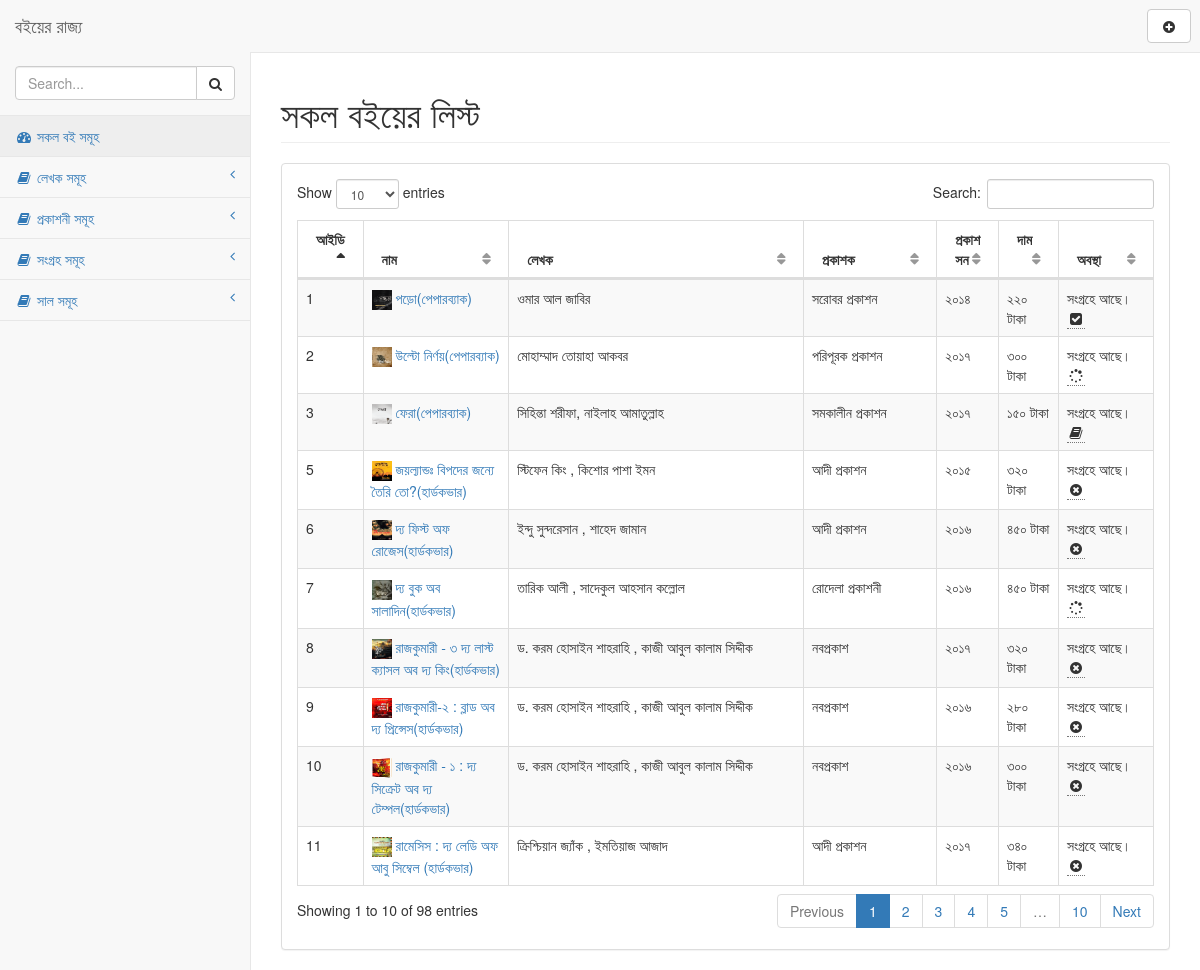
The app's page /allbooks.php, older data.
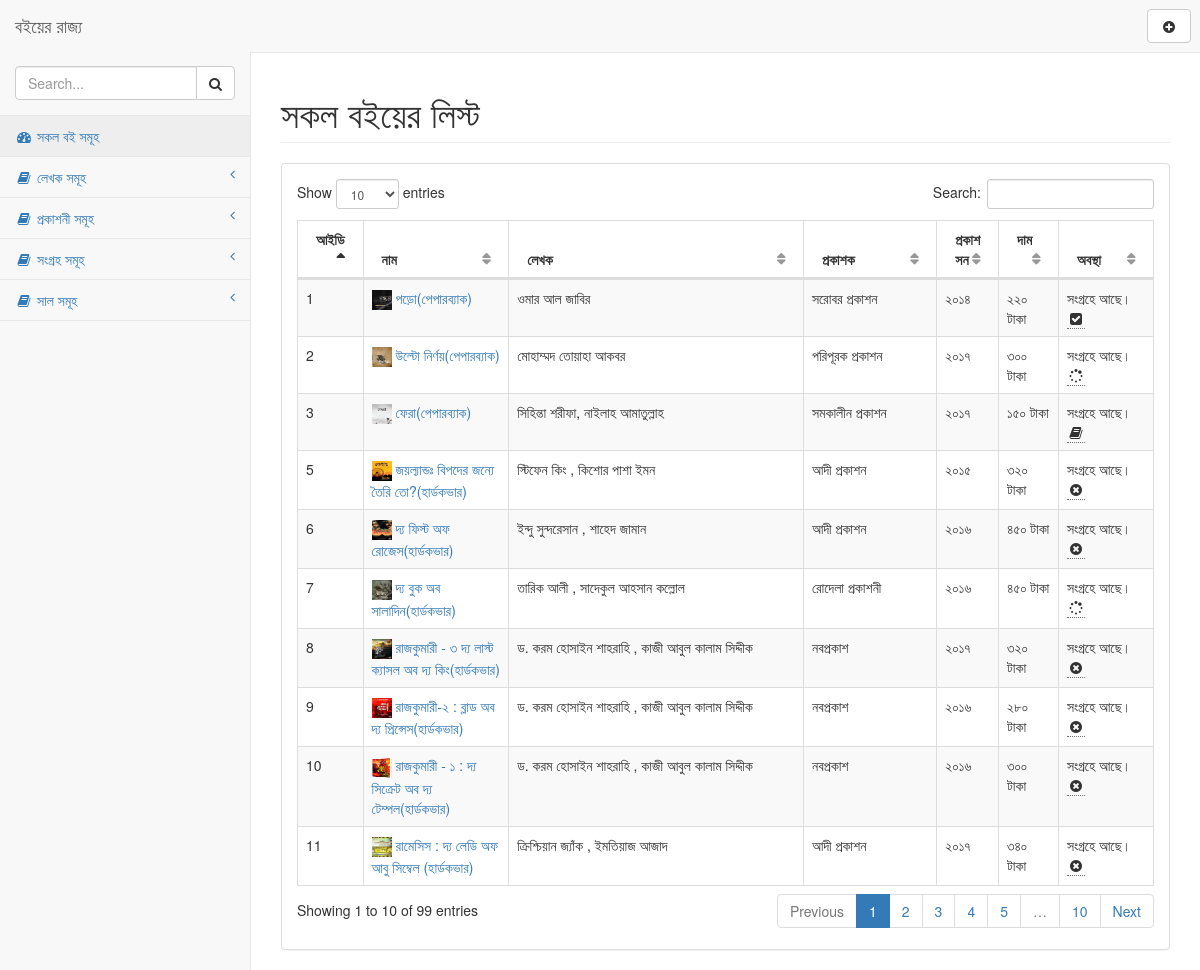
The same page, newer data.
### tables this page shows
CREATE TABLE `tbl_books` (
  `id` int(11) NOT NULL,
  `name` varchar(200) NOT NULL,
  `author` varchar(200) NOT NULL,
  `page` varchar(100) NOT NULL,
  `publisher` varchar(200) NOT NULL,
  `preview` varchar(300) NOT NULL,
  `year` varchar(4) NOT NULL,
  `price` varchar(4) NOT NULL,
  `discount` varchar(5) NOT NULL,
  `status` tinyint(4) NOT NULL DEFAULT 0,
  `buy_link` varchar(500) NOT NULL DEFAULT 'http://',
  `process` tinyint(4) NOT NULL DEFAULT 0,
  `review` text NOT NULL,
  `tags` varchar(300) NOT NULL,
  `buy_priority` tinyint(4) NOT NULL DEFAULT 0,
  `reading` varchar(111) NOT NULL DEFAULT '0',
  `created` varchar(40) NOT NULL DEFAULT '0',
  `updated` varchar(40) NOT NULL DEFAULT '0',
  `created_day` datetime NOT NULL DEFAULT current_timestamp()
);

### database/Database.php (called while the page is built, shortened)
<?php
class Database
{
    private $hostdb = "localhost";
    private $userdb = "root";
    private $passdb = "root";
    private $dbname = "db_ibooks";
    private $pdo;
    public function __construct()
    {
        if (!isset($this->pdo)) {
            try {
                $link = new PDO("mysql:host=" . $this->hostdb . ";dbname=" . $this->dbname, $this->userdb, $this->passdb);
                $link->setAttribute(PDO::ATTR_ERRMODE, PDO::ERRMODE_EXCEPTION);
                $link->exec("SET CHARACTER SET utf8");
                $this->pdo = $link;
            } catch (PDOException $e) {
                die("Faild to Connect with Database" . $e->getMessage());
            }
        }
    }
    public function select($table, $data = array())
    {
        $sql = "SELECT ";
        $sql .= array_key_exists("select", $data) ? $data['select'] : '*';
        $sql .= ' FROM ' . $table;
        if (array_key_exists("order_by", $data)) {
            $sql .= ' ORDER BY ' . $data['order_by'];
        }
        $query = $this->pdo->prepare($sql);
        $query->execute();
        if (array_key_exists("return_type", $data)) {
            switch ($data['return_type']) {
                case 'count':
                    $value = $query->rowCount();
                    break;
                case 'single':
                    $value = $query->fetch(PDO::FETCH_ASSOC);
                    break;
                default:
                    break;
            }
        } else {
            if ($query->rowCount() > 0) {
                $value = $query->fetchAll();
            }
        }
        return !empty($value) ? $value : false;
    }
}
?>

### allbooks.php (the view, shortened to what the changed rows need)
<?php include "./database/Database.php"; ?>
<?php include "./inc/header.php"; ?>
<div id="page-wrapper">
    <div class="row">
        <div class="col-lg-12">
            <h1 class="page-header">সকল বইয়ের লিস্ট</h1>
    </div>
</div>
<div class="row">
    <div class="col-lg-12">
        <div class="panel panel-default">
            <div class="panel-body">
                <table width="100%" class="table table-striped table-bordered table-hover" id="dataTables-example">
                    <thead>
                        <tr>
                            <th width="5%">
                                <b>আইডি</b>
                            </th>
                            <th>
                                <b>নাম</b>
                            </th>
                            <th>
                                <b>লেখক</b>
                            </th>
                            <th>
                                <b>প্রকাশক</b>
                            </th>
                            <th width="5%">
                                <b>প্রকাশ সন</b>
                            </th>
                            <th>
                                <b>দাম</b>
                            </th>
                            <th>
                                <b>অবস্থা</b>
                            </th>
                        </tr>
                    </thead>
                    <tbody>
                        <?php
                            $db = new Database();
                            $table = "tbl_books";
                            $order_by = array('order_by' => 'id DESC');
                            $bookData = $db->select($table, $order_by);
                            if (!empty($bookData)) {
                                foreach ($bookData as $data) {
                        ?>
                            <?php
                        $oddeven = $data['id'];
                        if($oddeven%2 == 0){
                            $class = "odd gradeX";
                        } else {
                            $class = "even gradeC";
                        }
                        ?>
                                <tr class="<?php echo $class; ?>">
                                    <td width="05%">
                                        <?php echo $data['id']; ?>
                                    </td>
                                    <td>
                                        <a href="book_details.php?id=<?php echo $data['id']; ?>"><img src="covers/<?php echo $data['preview']; ?>" alt="" height="20px" width="20px">
                                            <?php echo $data['name']; ?>
                                        </a>
                                    </td>
                                    <td>
                                        <?php echo $data['author']; ?>
                                    </td>
                                    <td>
                                        <?php echo $data['publisher']; ?>
                                    </td>
                                    <td width="5%">
                                            <?php echo $data['year']; ?>
                                    </td>
                                    <td width="7%">
                                        <?php echo $data['price']; ?> টাকা
                                    </td>
                                    <td width="11%">
                                        <?php
                                            $status = $data['status'];
                                            if($status == 1){
                                            $status = "সংগ্রহে আছে।";
                                            } else {
                                                $status = "কেনা হয়নি।";
                                            }
                                        ?>
                                        <?php echo $status; ?>
                                        <?php
                                            $process = $data['process'];
                                            if($process == 0){
                                                echo '<span><abbr title="পড়তে চাই না।"><i class="fa fa-times-circle fa-fw"></i></abbr></span>';
                                            } elseif($process == 1){
                                                echo '<span><abbr title="পড়বো ইনশাল্লাহ।"><i class="fa fa-book fa-fw"></i></abbr></span>';
                                            } elseif($process == 3){
                                                echo '<span><abbr title="আলহামদুলিল্লাহ, পড়া হয়েছে।"><i class="fa fa-check-square fa-fw"></i></abbr></span>';
                                            } elseif($process == 2) {
                                                echo '<span><abbr title="আলহামদুলিল্লাহ, পড়তেছি।"><i class="fa fa-spinner fa-fw"></i></abbr></span>';
                                            } else {
                                                echo "";
                                            }
                                            ?>
                                    </td>
                                </tr>
                                <?php
                                    }
                                } ?>
                    </tbody>
                </table>
            </div>
        </div>
    </div>
</div>
</div>
<?php include "./inc/footer.php"; ?>

Row changes from the older to the newer data that the page shows:
changed tbl_books "উল্টো নির্ণয়(পেপারব্যাক)": author "মোহাম্মাদ তোয়াহা আকবর" → "মোহাম্মদ তোয়াহা আকবর"
Text that changed along with them:
text written by a page script: "Show entries Search: Showing 1 to 10 of 98 entries Previous 1 2 3 4 5 … 10 Next" → "Show entries Search: Showing 1 to 10 of 99 entries Previous 1 2 3 4 5 … 10 Next"
